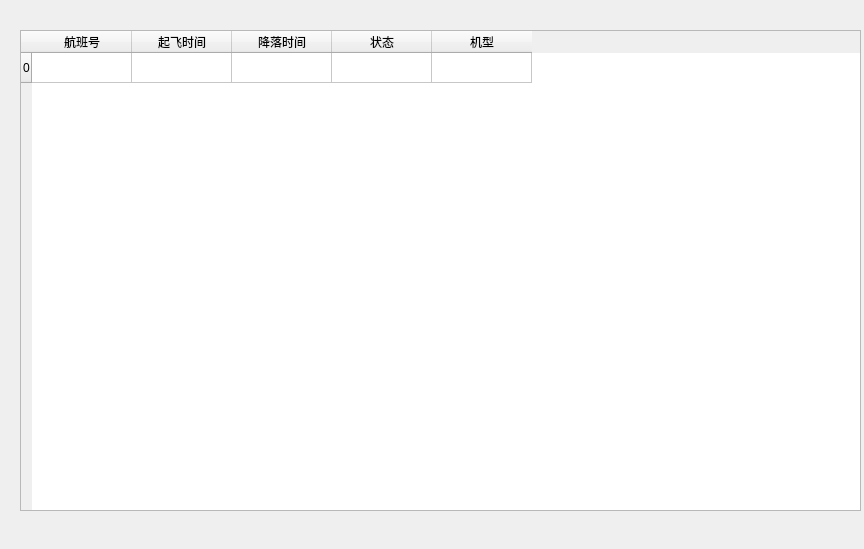
<?xml version="1.0" encoding="UTF-8"?>
<ui version="4.0">
 <class>Form</class>
 <widget class="QWidget" name="Form">
  <property name="geometry">
   <rect>
    <x>0</x>
    <y>0</y>
    <width>864</width>
    <height>549</height>
   </rect>
  </property>
  <property name="windowTitle">
   <string>Form</string>
  </property>
  <widget class="QTableWidget" name="tableWidget">
   <property name="geometry">
    <rect>
     <x>20</x>
     <y>30</y>
     <width>841</width>
     <height>481</height>
    </rect>
   </property>
   <row>
    <property name="text">
     <string>0</string>
    </property>
   </row>
   <column>
    <property name="text">
     <string>航班号</string>
    </property>
   </column>
   <column>
    <property name="text">
     <string>起飞时间</string>
    </property>
   </column>
   <column>
    <property name="text">
     <string>降落时间</string>
    </property>
   </column>
   <column>
    <property name="text">
     <string>状态</string>
    </property>
   </column>
   <column>
    <property name="text">
     <string>机型</string>
    </property>
   </column>
  </widget>
 </widget>
 <resources/>
 <connections/>
</ui>
